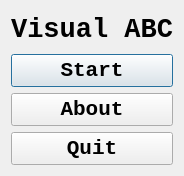
<?xml version="1.0" encoding="UTF-8"?>
<ui version="4.0">
 <class>QtVisualAbcMenuDialog</class>
 <widget class="QDialog" name="QtVisualAbcMenuDialog">
  <property name="geometry">
   <rect>
    <x>0</x>
    <y>0</y>
    <width>179</width>
    <height>176</height>
   </rect>
  </property>
  <property name="font">
   <font>
    <family>Courier New</family>
    <pointsize>16</pointsize>
    <weight>75</weight>
    <bold>true</bold>
   </font>
  </property>
  <property name="windowTitle">
   <string>Visual ABC</string>
  </property>
  <property name="windowIcon">
   <iconset resource="ToolVisualAbc.qrc">
    <normaloff>:/images/R.png</normaloff>:/images/R.png</iconset>
  </property>
  <layout class="QVBoxLayout" name="verticalLayout">
   <item>
    <widget class="QLabel" name="label_title">
     <property name="font">
      <font>
       <pointsize>20</pointsize>
      </font>
     </property>
     <property name="text">
      <string>Visual ABC</string>
     </property>
     <property name="alignment">
      <set>Qt::AlignCenter</set>
     </property>
    </widget>
   </item>
   <item>
    <widget class="QPushButton" name="button_start">
     <property name="text">
      <string>Start</string>
     </property>
    </widget>
   </item>
   <item>
    <widget class="QPushButton" name="button_about">
     <property name="text">
      <string>About</string>
     </property>
    </widget>
   </item>
   <item>
    <widget class="QPushButton" name="button_quit">
     <property name="text">
      <string>Quit</string>
     </property>
    </widget>
   </item>
  </layout>
 </widget>
 <layoutdefault spacing="6" margin="11"/>
 <resources>
  <include location="ToolVisualAbc.qrc"/>
 </resources>
 <connections/>
</ui>
